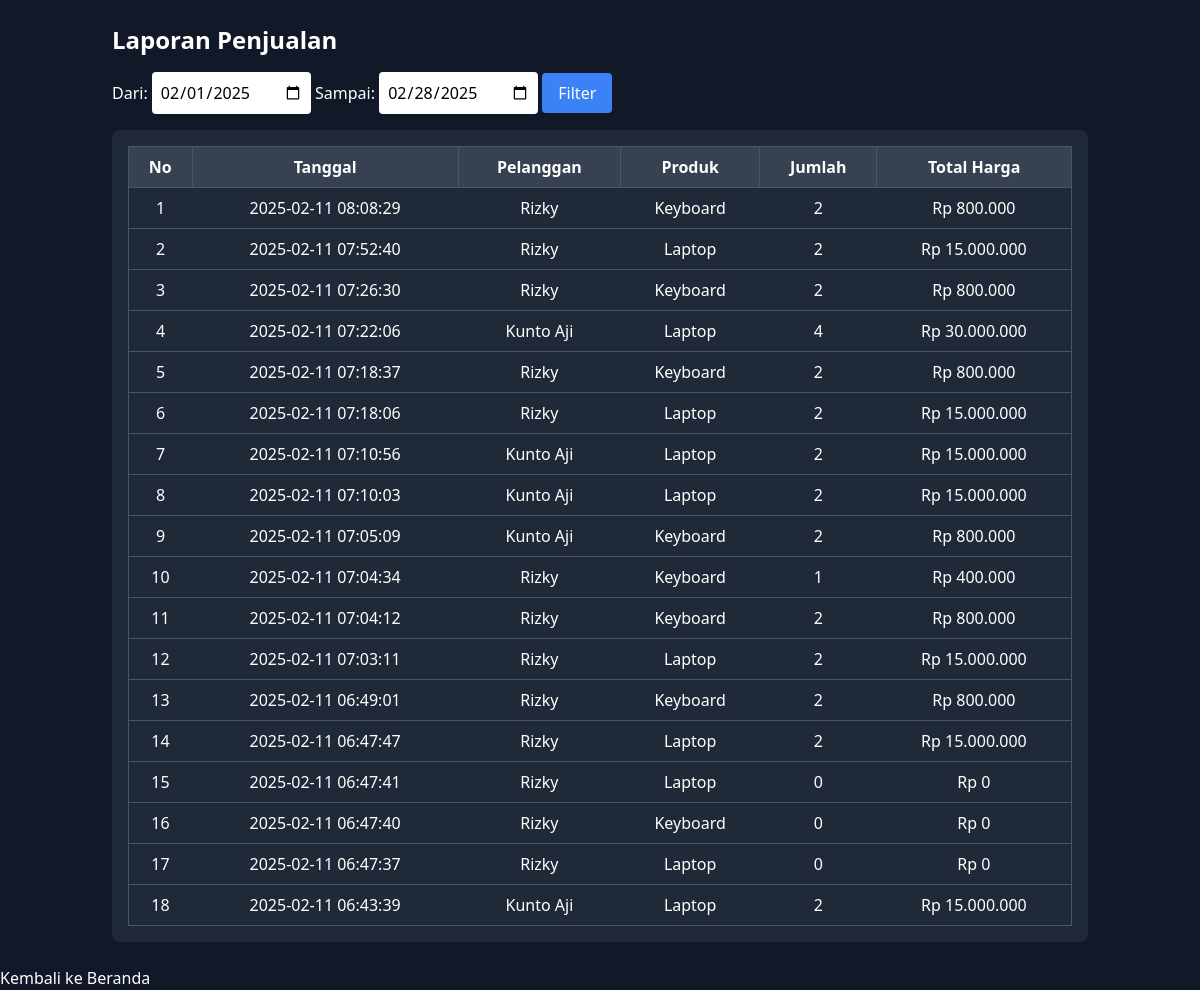
The page /pages/laporan.php on the database its author committed.
### tables this page shows
CREATE TABLE `penjualan` (
  `id_penjualan` int(11) NOT NULL,
  `tanggal_penjualan` timestamp NOT NULL DEFAULT current_timestamp() ON UPDATE current_timestamp(),
  `id_produk` int(11) NOT NULL,
  `id_pelanggan` int(11) NOT NULL,
  `jumlah` varchar(255) NOT NULL,
  `total_harga` varchar(255) NOT NULL
);

CREATE TABLE `pelanggan` (
  `id_pelanggan` int(11) NOT NULL,
  `nama_pelanggan` varchar(255) NOT NULL,
  `alamat` varchar(255) NOT NULL,
  `kontak` varchar(255) NOT NULL
);

CREATE TABLE `produk` (
  `id_produk` int(11) NOT NULL,
  `nama_produk` varchar(255) NOT NULL,
  `stok` int(255) NOT NULL,
  `harga` varchar(255) NOT NULL
);

### pages/laporan.php (the view, shortened to what this page needs)
<?php
require_once '../config/koneksi.php';
$tanggal_mulai = isset($_GET['tanggal_mulai']) ? $_GET['tanggal_mulai'] : date('Y-m-01');
$tanggal_selesai = isset($_GET['tanggal_selesai']) ? $_GET['tanggal_selesai'] : date('Y-m-t');
$query = "SELECT p.id_penjualan, p.tanggal_penjualan, pl.nama_pelanggan, pr.nama_produk, p.jumlah, p.total_harga
          FROM penjualan p
          JOIN pelanggan pl ON p.id_pelanggan = pl.id_pelanggan
          JOIN produk pr ON p.id_produk = pr.id_produk
          WHERE DATE(p.tanggal_penjualan) BETWEEN '$tanggal_mulai' AND '$tanggal_selesai'
          ORDER BY p.tanggal_penjualan DESC";
$result = mysqli_query($conn, $query);
$laporan = mysqli_fetch_all($result, MYSQLI_ASSOC);
?>
<!DOCTYPE html>
<html lang="id">
<head>
    <script src="https://cdn.tailwindcss.com"></script>
</head>
<body class="bg-gray-900 text-white">
    <div class="container mx-auto p-6">
        <h1 class="text-2xl font-bold mb-4">Laporan Penjualan</h1>
        <form method="GET" class="mb-4">
            <label for="tanggal_mulai">Dari: </label>
            <input type="date" name="tanggal_mulai" value="<?= $tanggal_mulai ?>" class="text-black p-2 rounded">
            <label for="tanggal_selesai">Sampai: </label>
            <input type="date" name="tanggal_selesai" value="<?= $tanggal_selesai ?>" class="text-black p-2 rounded">
            <button type="submit" class="bg-blue-500 text-white px-4 py-2 rounded">Filter</button>
        </form>
        <div class="bg-gray-800 p-4 rounded-lg">
            <table class="w-full border-collapse border border-gray-700">
                <thead>
                    <tr class="bg-gray-700">
                        <th class="border border-gray-600 p-2">No</th>
                        <th class="border border-gray-600 p-2">Tanggal</th>
                        <th class="border border-gray-600 p-2">Pelanggan</th>
                        <th class="border border-gray-600 p-2">Produk</th>
                        <th class="border border-gray-600 p-2">Jumlah</th>
                        <th class="border border-gray-600 p-2">Total Harga</th>
                    </tr>
                </thead>
                <tbody>
                    <?php if (count($laporan) > 0): ?>
                        <?php foreach ($laporan as $index => $row): ?>
                            <tr class="border border-gray-600">
                                <td class="p-2 text-center"> <?= $index + 1 ?> </td>
                                <td class="p-2 text-center"> <?= $row['tanggal_penjualan'] ?> </td>
                                <td class="p-2 text-center"> <?= $row['nama_pelanggan'] ?> </td>
                                <td class="p-2 text-center"> <?= $row['nama_produk'] ?> </td>
                                <td class="p-2 text-center"> <?= $row['jumlah'] ?> </td>
                                <td class="p-2 text-center"> Rp <?= number_format($row['total_harga'], 0, ',', '.') ?> </td>
                            </tr>
                        <?php endforeach; ?>
                    <?php else: ?>
                        <tr>
                            <td colspan="6" class="text-center p-4">Tidak ada data penjualan pada periode ini.</td>
                        </tr>
                    <?php endif; ?>
                </tbody>
            </table>
        </div>
    </div>
    <a href="../index.php">Kembali ke Beranda</a>
</body>
</html>

### rows shown on the page
penjualan: tanggal_penjualan "2025-02-11 08:08:29", id_pelanggan.nama_pelanggan "Rizky", id_produk.nama_produk "Keyboard", jumlah "2", total_harga "800.000"
penjualan: tanggal_penjualan "2025-02-11 07:52:40", id_pelanggan.nama_pelanggan "Rizky", id_produk.nama_produk "Laptop", jumlah "2", total_harga "15.000.000"
penjualan: tanggal_penjualan "2025-02-11 07:26:30", id_pelanggan.nama_pelanggan "Rizky", id_produk.nama_produk "Keyboard", jumlah "2", total_harga "800.000"
penjualan: tanggal_penjualan "2025-02-11 07:22:06", id_pelanggan.nama_pelanggan "Kunto Aji", id_produk.nama_produk "Laptop", jumlah "4", total_harga "30.000.000"
penjualan: tanggal_penjualan "2025-02-11 07:18:37", id_pelanggan.nama_pelanggan "Rizky", id_produk.nama_produk "Keyboard", jumlah "2", total_harga "800.000"
penjualan: tanggal_penjualan "2025-02-11 07:18:06", id_pelanggan.nama_pelanggan "Rizky", id_produk.nama_produk "Laptop", jumlah "2", total_harga "15.000.000"
penjualan: tanggal_penjualan "2025-02-11 07:10:56", id_pelanggan.nama_pelanggan "Kunto Aji", id_produk.nama_produk "Laptop", jumlah "2", total_harga "15.000.000"
penjualan: tanggal_penjualan "2025-02-11 07:10:03", id_pelanggan.nama_pelanggan "Kunto Aji", id_produk.nama_produk "Laptop", jumlah "2", total_harga "15.000.000"
penjualan: tanggal_penjualan "2025-02-11 07:05:09", id_pelanggan.nama_pelanggan "Kunto Aji", id_produk.nama_produk "Keyboard", jumlah "2", total_harga "800.000"
penjualan: tanggal_penjualan "2025-02-11 07:04:34", id_pelanggan.nama_pelanggan "Rizky", id_produk.nama_produk "Keyboard", jumlah "1", total_harga "400.000"
penjualan: tanggal_penjualan "2025-02-11 07:04:12", id_pelanggan.nama_pelanggan "Rizky", id_produk.nama_produk "Keyboard", jumlah "2", total_harga "800.000"
penjualan: tanggal_penjualan "2025-02-11 07:03:11", id_pelanggan.nama_pelanggan "Rizky", id_produk.nama_produk "Laptop", jumlah "2", total_harga "15.000.000"
penjualan: tanggal_penjualan "2025-02-11 06:49:01", id_pelanggan.nama_pelanggan "Rizky", id_produk.nama_produk "Keyboard", jumlah "2", total_harga "800.000"
penjualan: tanggal_penjualan "2025-02-11 06:47:47", id_pelanggan.nama_pelanggan "Rizky", id_produk.nama_produk "Laptop", jumlah "2", total_harga "15.000.000"
penjualan: tanggal_penjualan "2025-02-11 06:47:41", id_pelanggan.nama_pelanggan "Rizky", id_produk.nama_produk "Laptop", jumlah "0", total_harga "0"
penjualan: tanggal_penjualan "2025-02-11 06:47:40", id_pelanggan.nama_pelanggan "Rizky", id_produk.nama_produk "Keyboard", jumlah "0", total_harga "0"
penjualan: tanggal_penjualan "2025-02-11 06:47:37", id_pelanggan.nama_pelanggan "Rizky", id_produk.nama_produk "Laptop", jumlah "0", total_harga "0"
penjualan: tanggal_penjualan "2025-02-11 06:43:39", id_pelanggan.nama_pelanggan "Kunto Aji", id_produk.nama_produk "Laptop", jumlah "2", total_harga "15.000.000"
